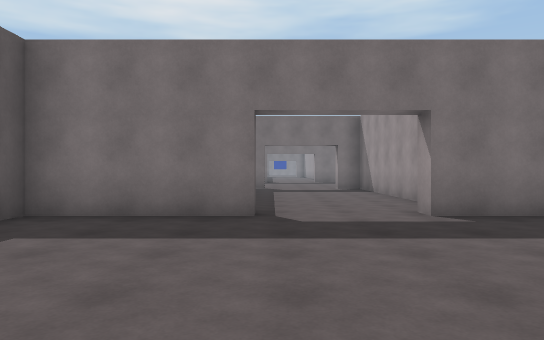
[1] (above)

19 first-person views from a walk through a scene from a Unity 3-D project. The camera is 1.3 m above the floor, looks level and sees 70° across. The floor is counted in squares, 2 m on a side. Each view is taken from the middle of a square. On the plan, view 1 faces up. The plan holds only what a view shows up to about 11 squares ahead; the rest is blank. The place goes on beyond the plan. The player character is not drawn.

[2]
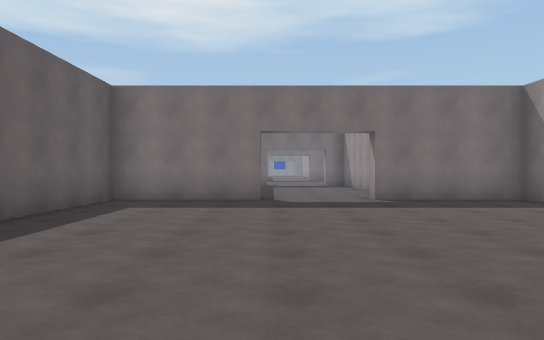

[3]
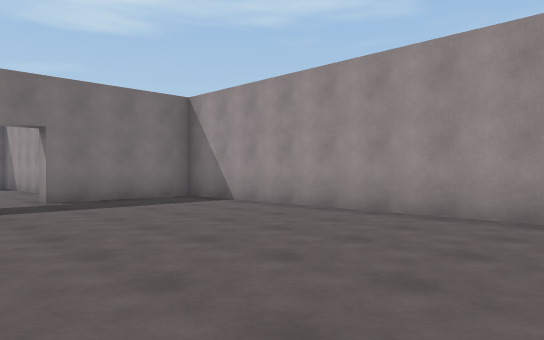

[4]
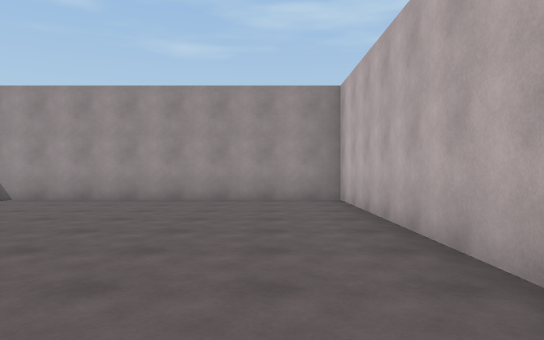

[5]
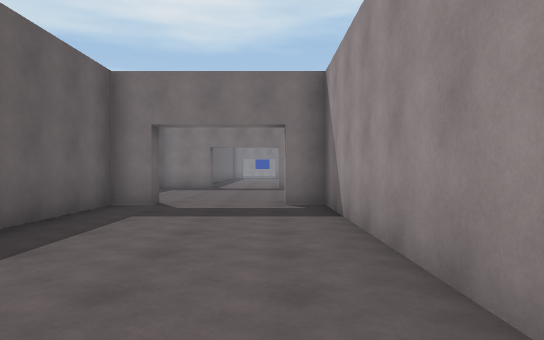

[6]
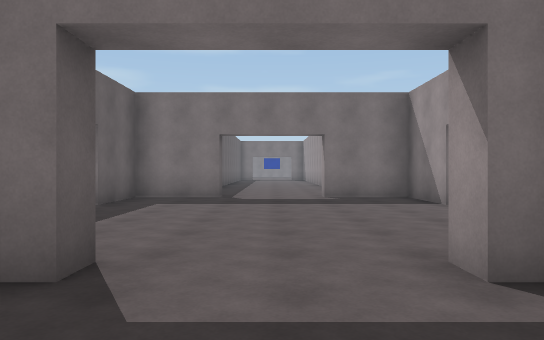

[7]
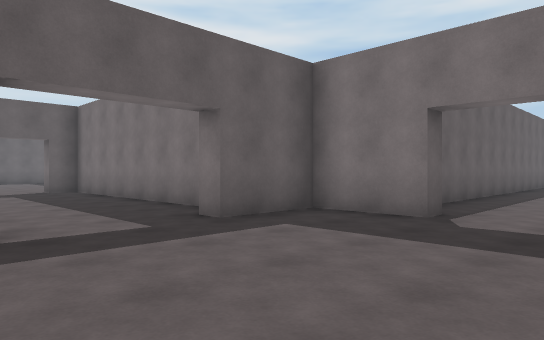

[8]
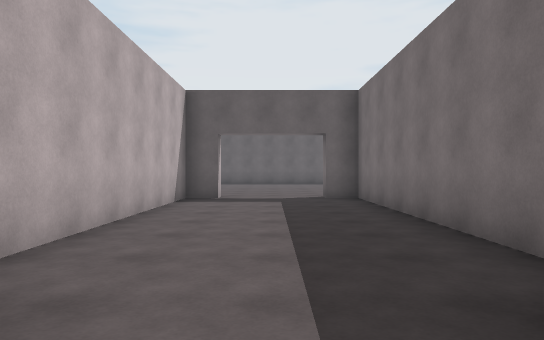

[9]
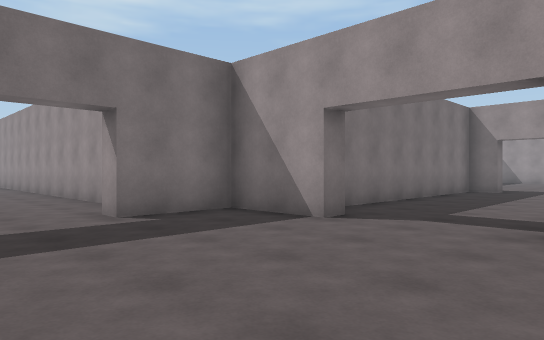

[10]
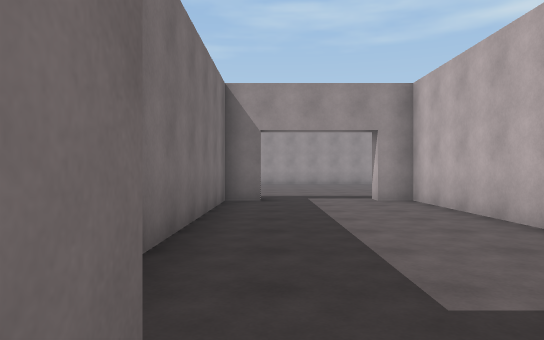

[11]
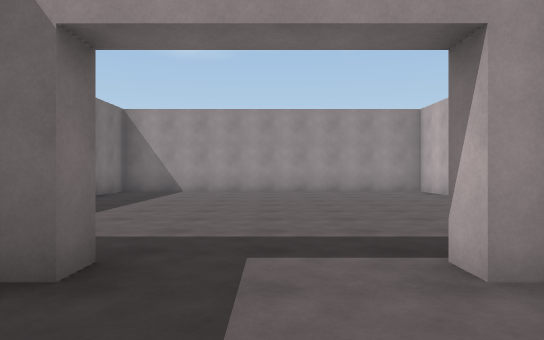

[12]
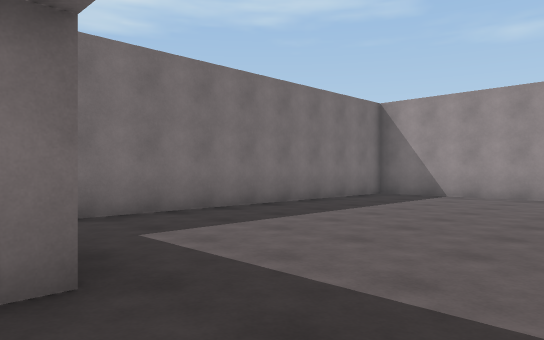

[13]
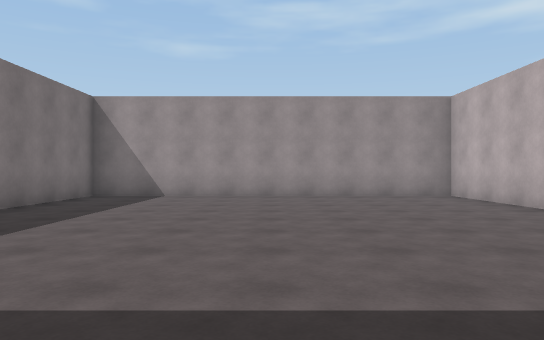

[14]
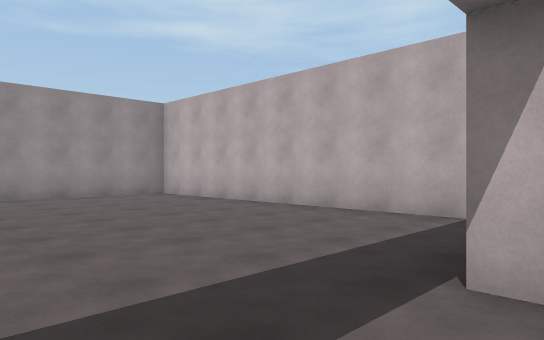

[15]
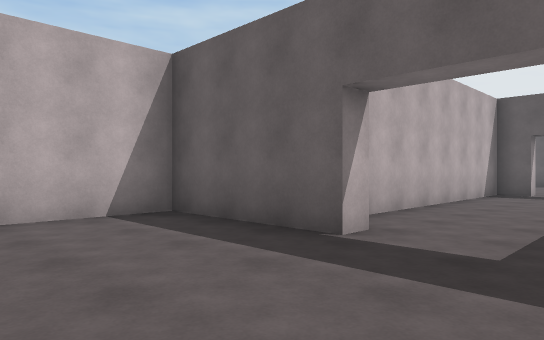

[16]
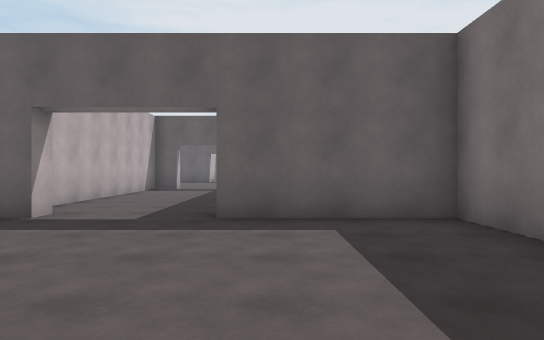

[17]
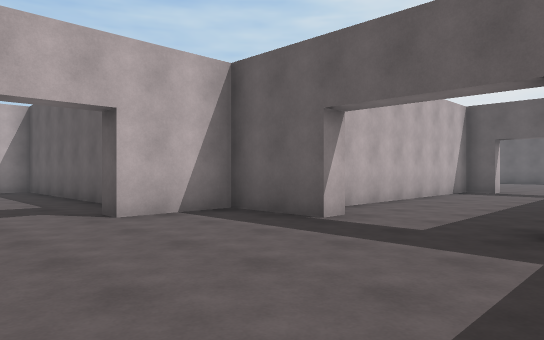

[18]
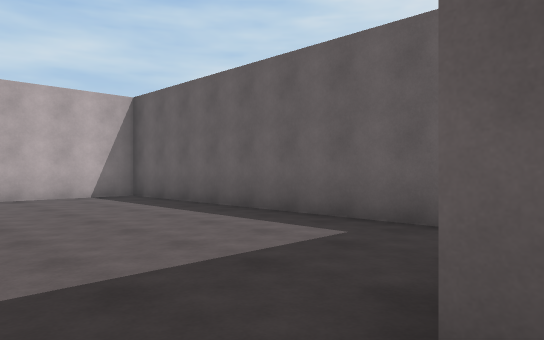

[19]
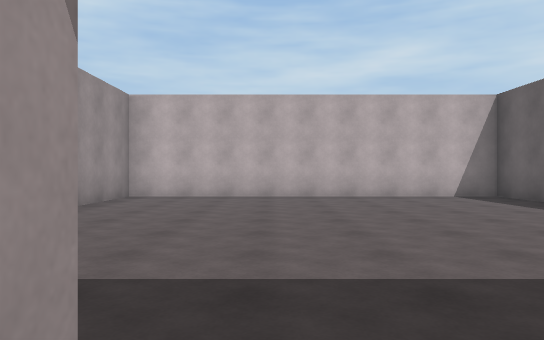

### Floor plan
Points are (right, up) in squares from view 1. A wall is a line through its corners. A room is listed if a view was taken in it or the views show most of it. See-through windows are left out.
Room 1 (views 1, 2, 3, 4, 5, 6, 7, 8, 9, 10, 17, 18, 19)
walls: (-0.3, 6) (-0.3, 5.5) (-3.5, 5.5) (-3.5, -3.5) (5.5, -3.5) (5.5, 5.5) (2.3, 5.5) (2.3, 6); (3, 7.4) (3, 13.2) (2.3, 13.2) (2.3, 13.7); (-2.7, 15.7) (-2.2, 15.7) (-2.2, 13.8) (-0.3, 13.8) (-0.3, 13.2) (-1, 13.3) (-1, 6.5); (4.8, 18.2) (4.3, 18.2) (4.3, 20.3) (2.3, 20.3) (2.3, 20.7); (-3.8, 19) (-10, 19) (-10, 18.2) (-10.5, 18.2); (-0.3, 20.8) (-0.3, 20.3) (-2.2, 20.3) (-2.2, 18.2) (-2.8, 18.2); (-10, 15.8) (-10, 15) (-3.8, 15); (3, 22.6) (3, 24.5); (-1, 24.5) (-1, 22.6)
ways out: opening at (4, 17) to room 2; opening at (-10, 17)
Room 2 (views 11, 12, 13, 14, 15, 16)
walls: (4.3, 15.7) (4.7, 15.7) (4.7, 15) (12.3, 15) (12.3, 15.7) (12.7, 15.7) (12.7, 12.5) (21.7, 12.5) (21.7, 21.5) (12.7, 21.5) (12.7, 18.2) (12.3, 18.2) (12.3, 19) (5.8, 19)
ways out: opening at (4, 17) to room 1

Where each view was taken, in squares from view 1:
view 1: 0 up, 0 right, facing up
view 2: 3 down, 0 right, facing up
view 3: 3 down, 0 right, facing up-right
view 4: 2 down, 3 left, facing right
view 5: 6 up, 2 right, facing up
view 6: 11 up, 1 right, facing up
view 7: 15 up, 2 right, facing up-left
view 8: 17 up, 1 left, facing left
view 9: 15 up, 0 right, facing up-right
view 10: 18 up, 4 right, facing right
view 11: 17 up, 10 right, facing right
view 12: 16 up, 12 right, facing up-right
view 13: 17 up, 12 right, facing right
view 14: 18 up, 12 right, facing down-right
view 15: 18 up, 16 right, facing down-left
view 16: 19 up, 18 right, facing left
view 17: 19 up, 2 right, facing down-left
view 18: 6 up, 1 right, facing down-left
view 19: 6 up, 2 right, facing down
